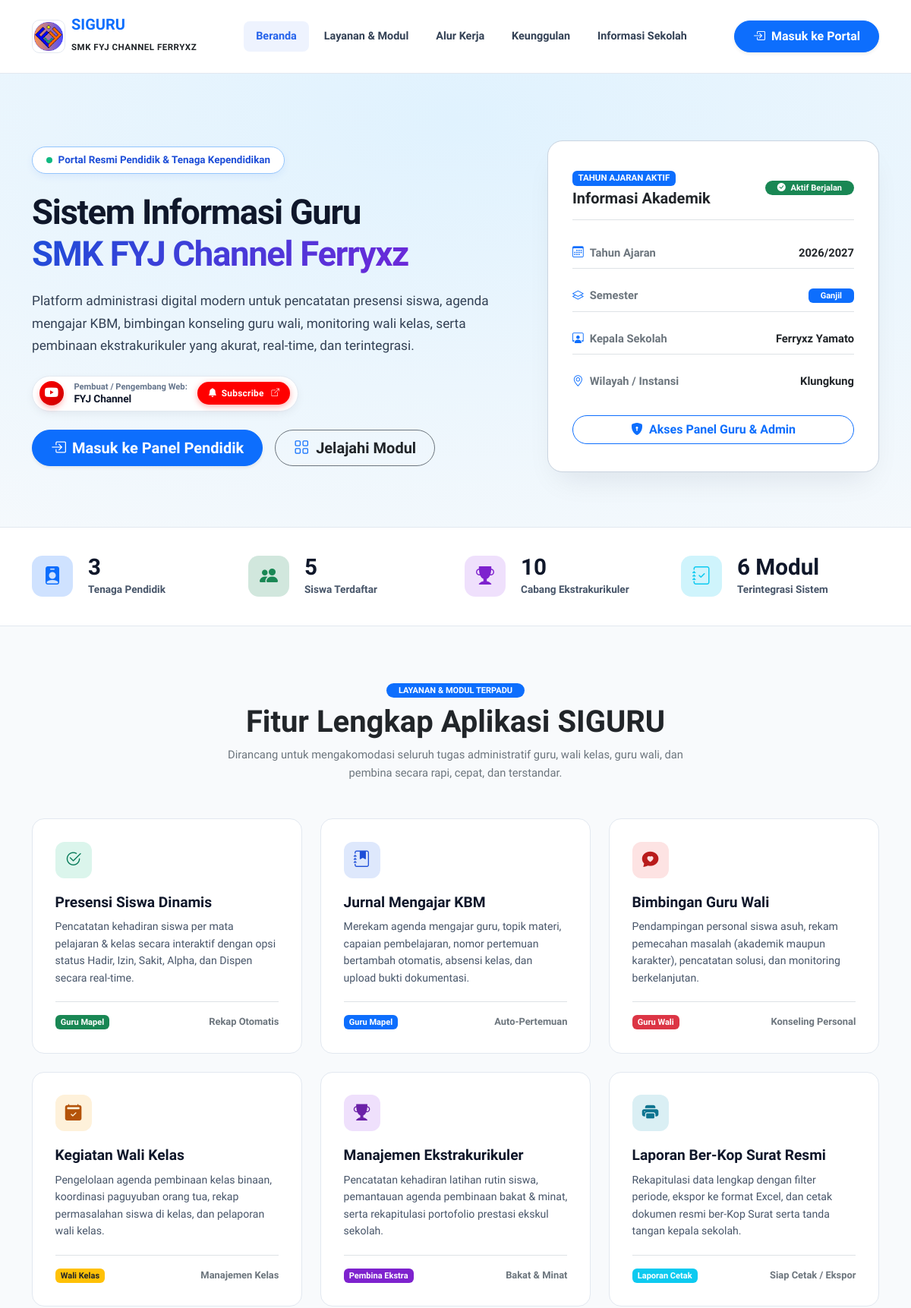
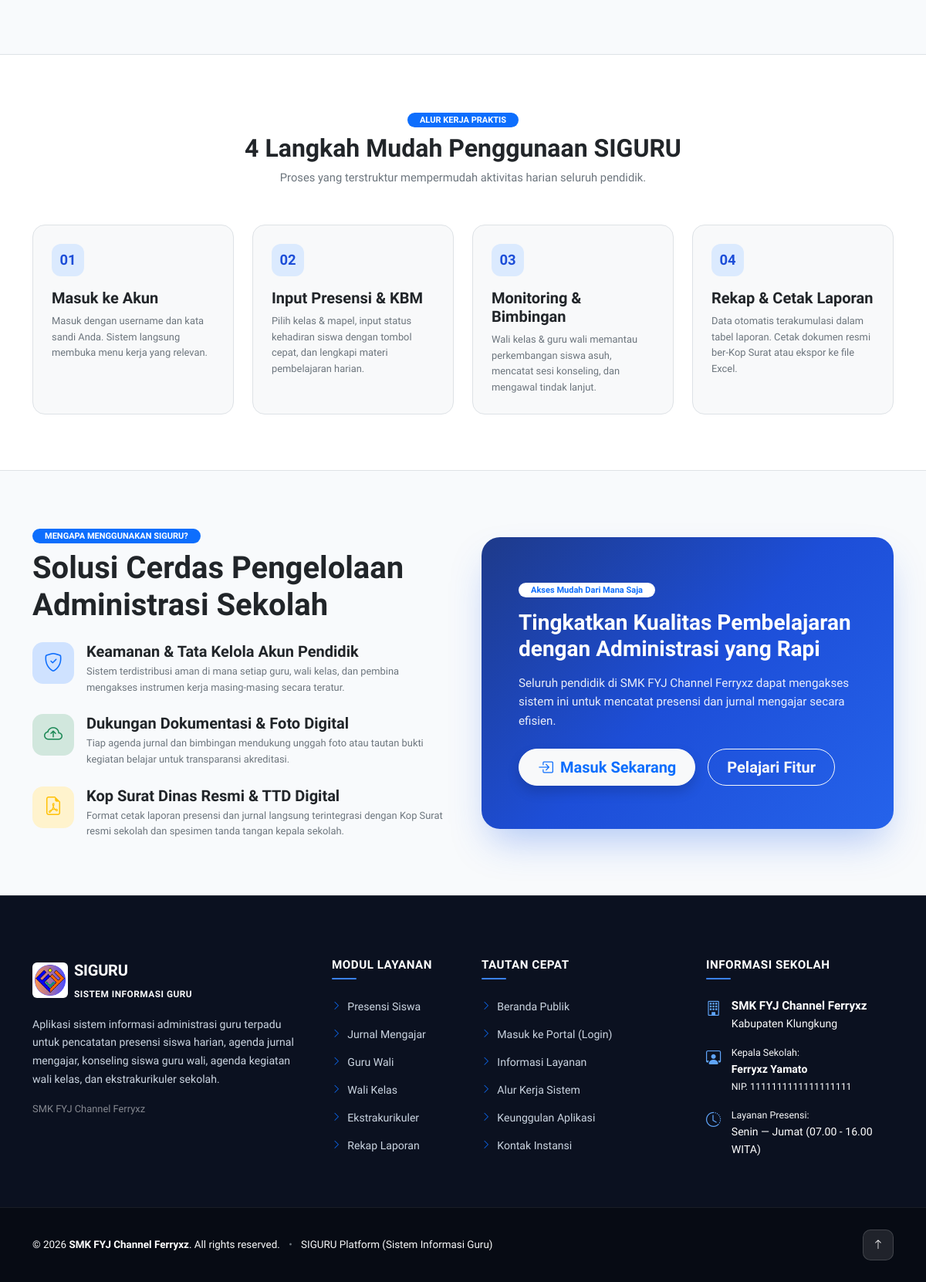
The page / on the database its author committed (2 pictures, top to bottom).
### tables this page shows
CREATE TABLE pengaturan (
    id INTEGER PRIMARY KEY AUTOINCREMENT,
    logo TEXT DEFAULT 'assets/images/logo.png',
    nama_sekolah TEXT DEFAULT 'SMK NEGERI 1 CONTOH',
    tahun_ajaran TEXT DEFAULT '2026/2027',
    semester TEXT DEFAULT 'Ganjil',
    kelas TEXT DEFAULT 'X RPL 1, X RPL 2, XI RPL 1, XI RPL 2, XII RPL 1, XII RPL 2',
    mata_pelajaran TEXT DEFAULT 'Matematika, Bahasa Indonesia, Pemrograman Web, Basis Data, Bahasa Inggris, PJOK, Pendidikan Agama',
    folder_jurnal TEXT,
    folder_foto TEXT,
    folder_guru_wali TEXT,
    folder_wali TEXT,
    folder_ekstra TEXT,
    link_db_absen TEXT,
    link_db_jurnal TEXT,
    link_db_guru_wali TEXT,
    link_db_wali TEXT,
    link_db_ekstra TEXT,
    list_ekstrakurikuler TEXT DEFAULT 'Pramuka, Paskibra, Futsal, Basket, Rohis, PMR, Desain Grafis, Robotik',
    kepala_sekolah TEXT DEFAULT 'Drs. H. Ahmad Fauzi, M.Pd.',
    nip_kepala_sekolah TEXT DEFAULT '19750815 199903 1 002'
, kop_surat TEXT DEFAULT 'assets/images/kop_surat.png', kop_size TEXT DEFAULT '90', kabupaten TEXT DEFAULT 'Klungkung', ttd_kepsek TEXT DEFAULT 'https://drive.google.com/thumbnail?id=1GUfUommgYjV-cnhU0tTB8kRJy8iXagkI', list_tahun_ajaran TEXT DEFAULT '["2025/2026", "2026/2027", "2027/2028"]');

### index.php (the view, shortened to what the rows shown need)
<?php
require_once __DIR__ . '/config/helper.php';
$settings = getSettings();
try {
    $totalEkstra = count(getListOptions($settings['list_ekstrakurikuler'] ?? ''));
} catch (Exception $e) {
    $totalGuru = 0;
    $totalMurid = 0;
    $totalEkstra = 0;
    $totalJurnal = 0;
}
?>
<!DOCTYPE html>
<html lang="id">
<head>
    <link href="https://cdn.jsdelivr.net/npm/bootstrap@5.3.2/dist/css/bootstrap.min.css" rel="stylesheet">
    <link rel="stylesheet" href="https://cdn.jsdelivr.net/npm/bootstrap-icons@1.11.3/font/bootstrap-icons.min.css">
</head>
<body>
    <nav class="navbar navbar-expand-lg public-navbar sticky-top py-3">
        <div class="container">
            <a class="navbar-brand d-flex align-items-center gap-2" href="index.php">
                <img src="<?= htmlspecialchars($settings['logo'] ?? 'assets/images/logo.png') ?>" alt="Logo Sekolah" class="navbar-brand-logo">
                <div>
                    <span class="fw-bold fs-5 text-primary tracking-wide d-block" style="line-height: 1.1;">SIGURU</span>
                    <small class="text-dark fw-bold text-uppercase" style="font-size: 0.72rem; letter-spacing: 0.5px;">
                        <?= htmlspecialchars($settings['nama_sekolah']) ?>
                    </small>
                </div>
            </a>
        </div>
    </nav>
    <section class="hero-section" id="beranda">
        <div class="container">
            <div class="row align-items-center g-5">
                <div class="col-lg-7">
                    <h1 class="hero-title">
                        Sistem Informasi Guru <br>
                        <span class="text-gradient"><?= htmlspecialchars($settings['nama_sekolah']) ?></span>
                    </h1>
                </div>
                <div class="col-lg-5">
                    <div class="hero-academic-card">
                        <div class="d-flex flex-column gap-3 mb-4">
                            <div class="d-flex justify-content-between align-items-center py-2 border-bottom">
                                <span class="text-secondary fw-semibold"><i class="bi bi-calendar3 me-2 text-primary"></i>Tahun Ajaran</span>
                                <span class="fw-bold text-dark"><?= htmlspecialchars($settings['tahun_ajaran']) ?></span>
                            </div>
                            <div class="d-flex justify-content-between align-items-center py-2 border-bottom">
                                <span class="text-secondary fw-semibold"><i class="bi bi-layers me-2 text-primary"></i>Semester</span>
                                <span class="fw-bold badge bg-primary px-3 py-1.5"><?= htmlspecialchars($settings['semester']) ?></span>
                            </div>
                            <div class="d-flex justify-content-between align-items-center py-2 border-bottom">
                                <span class="text-secondary fw-semibold"><i class="bi bi-person-workspace me-2 text-primary"></i>Kepala Sekolah</span>
                                <span class="fw-bold text-dark text-end"><?= htmlspecialchars($settings['kepala_sekolah'] ?? '-') ?></span>
                            </div>
                            <div class="d-flex justify-content-between align-items-center py-2">
                                <span class="text-secondary fw-semibold"><i class="bi bi-geo-alt me-2 text-primary"></i>Wilayah / Instansi</span>
                                <span class="fw-bold text-dark"><?= htmlspecialchars($settings['kabupaten'] ?? 'Klungkung') ?></span>
                            </div>
                        </div>
                    </div>
                </div>
            </div>
        </div>
    </section>
    <div class="stats-strip">
        <div class="container">
            <div class="row g-4 justify-content-between">
                <div class="col-6 col-lg-3">
                    <div class="stat-item-box">
                        <div>
                            <div class="stat-number"><?= $totalEkstra ?></div>
                            <p class="stat-label">Cabang Ekstrakurikuler</p>
                        </div>
                    </div>
                </div>
            </div>
        </div>
    </div>
    <section class="py-5" id="modul">
        <div class="container py-4">
            <div class="text-center mb-5">
                <h2 class="fw-bold text-dark display-6">Fitur Lengkap Aplikasi SIGURU</h2>
            </div>
        </div>
    </section>
    <section class="py-5 bg-white border-top border-bottom" id="alur">
        <div class="container py-4">
            <div class="text-center mb-5">
                <h2 class="fw-bold text-dark">4 Langkah Mudah Penggunaan SIGURU</h2>
            </div>
        </div>
    </section>
    <section class="py-5" id="keunggulan">
        <div class="container py-4">
            <div class="row align-items-center g-5">
                <div class="col-lg-6">
                    <h2 class="fw-bold text-dark display-6 mb-4">Solusi Cerdas Pengelolaan Administrasi Sekolah</h2>
                </div>
                <div class="col-lg-6">
                    <div class="cta-banner">
                        <span class="badge bg-white text-primary fw-bold px-3 py-1.5 rounded-pill mb-3">Akses Mudah Dari Mana Saja</span>
                        <h3 class="fw-bold mb-3">Tingkatkan Kualitas Pembelajaran dengan Administrasi yang Rapi</h3>
                        <p class="text-white mb-4" style="font-size: 0.95rem; opacity: 0.9;">
                            Seluruh pendidik di <?= htmlspecialchars($settings['nama_sekolah']) ?> dapat mengakses sistem ini untuk mencatat presensi dan jurnal mengajar secara efisien.
                        </p>
                        <div class="d-flex flex-wrap gap-3">
                            <a href="login.php" class="btn btn-light text-primary btn-lg rounded-pill px-4 fw-bold shadow">
                            </a>
                            <a href="#modul" class="btn btn-outline-light btn-lg rounded-pill px-4 fw-semibold">
                            </a>
                        </div>
                    </div>
                </div>
            </div>
        </div>
    </section>
    <footer class="footer-pro" id="informasi">
        <div class="container pb-5">
            <div class="row g-4 g-lg-5">
                <div class="col-lg-4 col-md-6">
                    <div class="d-flex align-items-center gap-2 mb-3">
                        <img src="<?= htmlspecialchars($settings['logo'] ?? 'assets/images/logo.png') ?>" alt="Logo" class="rounded" style="width: 46px; height: 46px; object-fit: contain; background: #ffffff; padding: 3px;">
                        <div>
                            <div class="footer-brand-title">SIGURU</div>
                            <small class="text-light text-uppercase fw-bold" style="font-size: 0.74rem; letter-spacing: 0.5px;">Sistem Informasi Guru</small>
                        </div>
                    </div>
                    <div class="text-white-50 small">
                        <span><?= htmlspecialchars($settings['nama_sekolah']) ?></span>
                    </div>
                </div>
                <div class="col-lg-3 col-md-6">
                    <div class="footer-contact-item">
                        <div>
                            <strong class="text-white d-block" style="font-size: 0.95rem;"><?= htmlspecialchars($settings['nama_sekolah']) ?></strong>
                            <span class="text-light">Kabupaten <?= htmlspecialchars($settings['kabupaten'] ?? 'Klungkung') ?></span>
                        </div>
                    </div>
                    <div class="footer-contact-item">
                        <div>
                            <span class="text-light d-block" style="font-size: 0.78rem;">Kepala Sekolah:</span>
                            <span class="text-white fw-bold d-block"><?= htmlspecialchars($settings['kepala_sekolah'] ?? '-') ?></span>
                            <span class="text-light small">NIP. <?= htmlspecialchars($settings['nip_kepala_sekolah'] ?? '-') ?></span>
                        </div>
                    </div>
                </div>
            </div>
        </div>
        <div class="footer-bottom-bar">
            <div class="container">
                <div class="d-flex flex-wrap align-items-center justify-content-between gap-3">
                    <div>
                        <span class="text-light">&copy; <?= date('Y') ?> <strong class="text-white"><?= htmlspecialchars($settings['nama_sekolah']) ?></strong>. All rights reserved.</span>
                    </div>
                </div>
            </div>
        </div>
    </footer>
</body>
</html>

### rows shown on the page
pengaturan: logo (picture), nama_sekolah "SMK FYJ CHANNEL FERRYXZ", nama_sekolah "SMK FYJ Channel Ferryxz", tahun_ajaran "2026/2027", semester "Ganjil", kepala_sekolah "Ferryxz Yamato", kabupaten "Klungkung", list_ekstrakurikuler "10", nip_kepala_sekolah "1111111111111111111"

### other values the page prints
$totalGuru "3"
$totalMurid "5"
